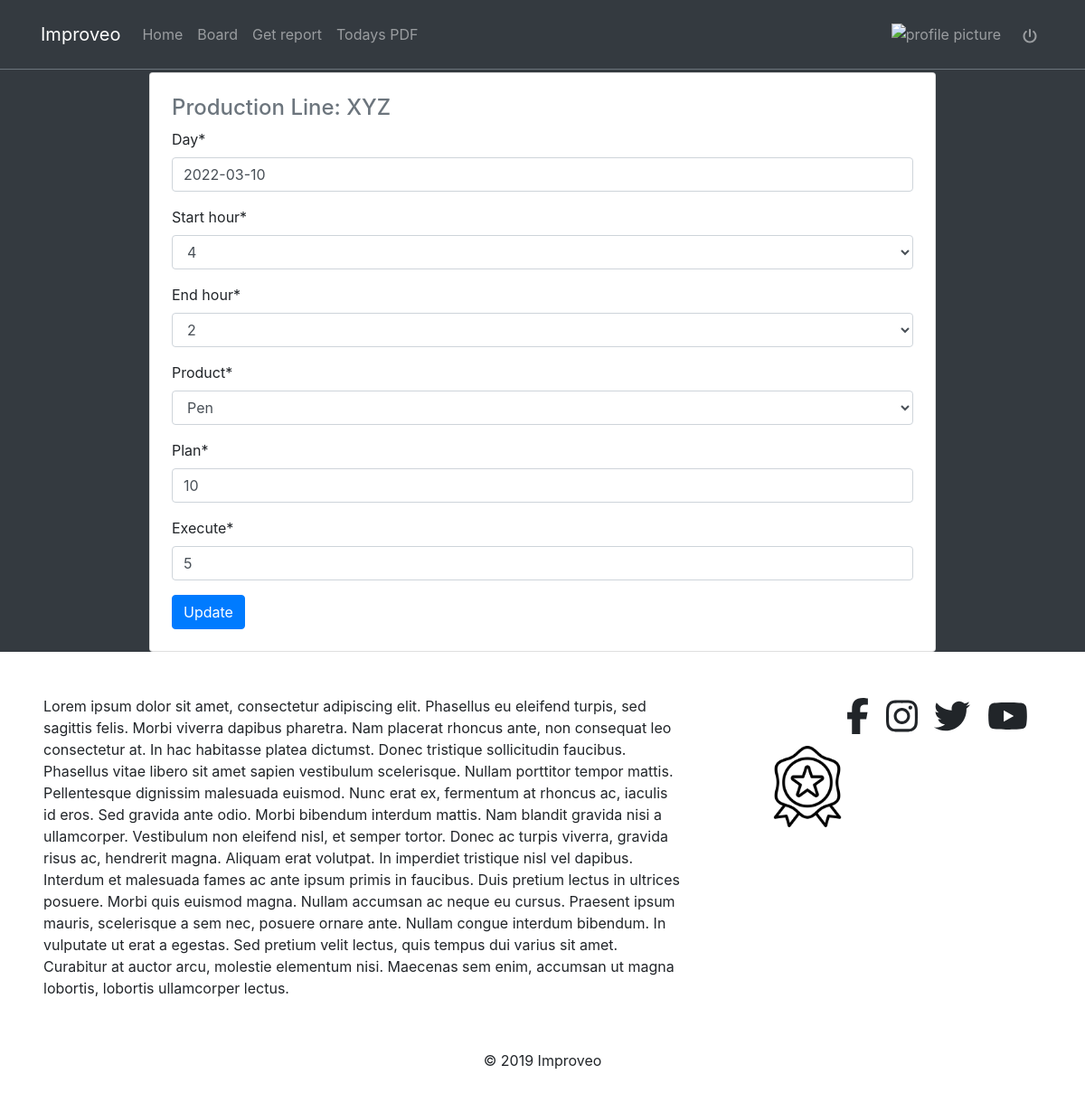
/reports/1/14/update/ (signed in), run on an earlier commit of the app's database.
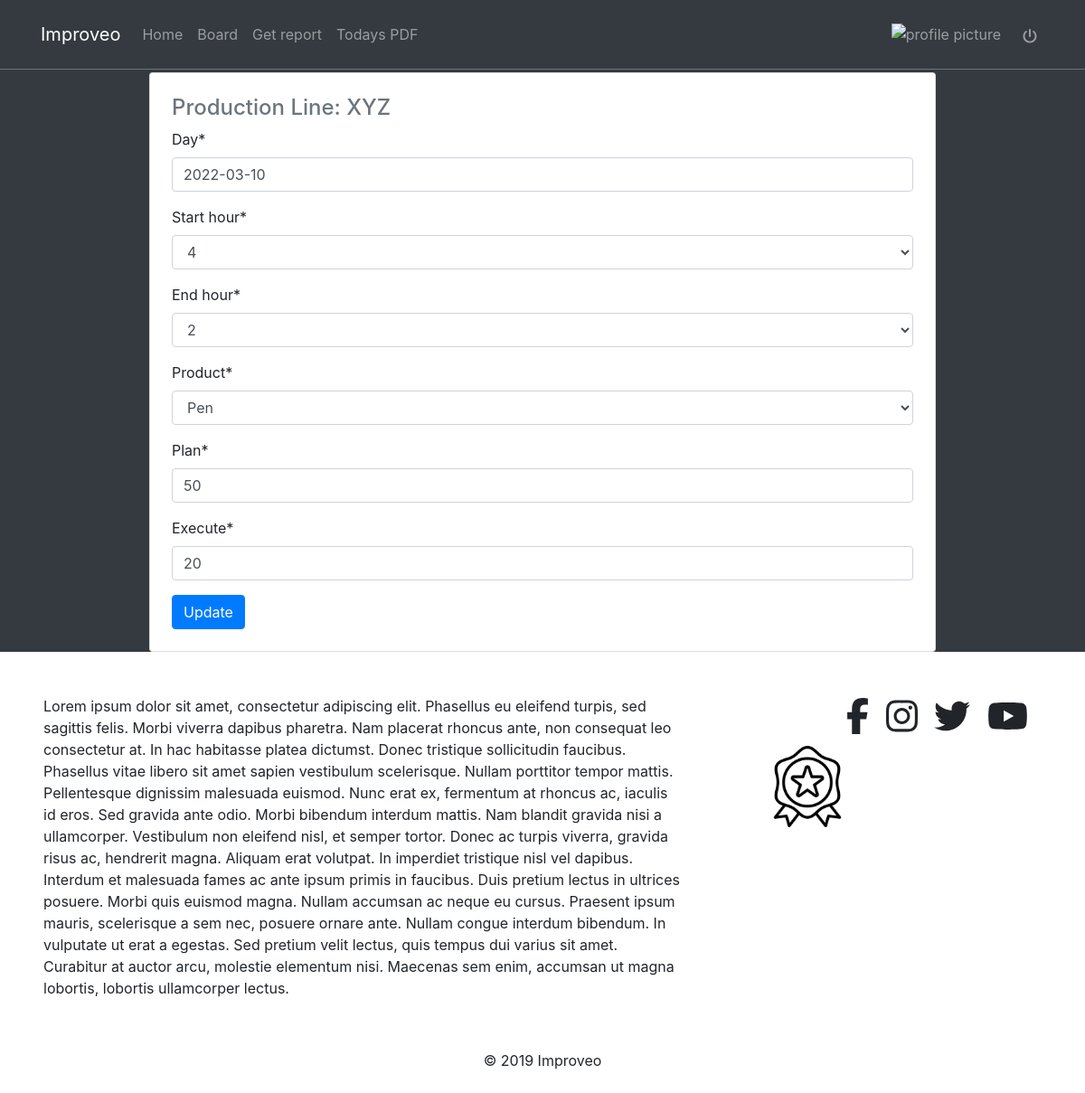
And on a later commit of the database.
### reports/models.py (models this page shows, shortened)
class Report(models.Model):
    day = models.DateField(default=timezone.now)
    start_hour = models.CharField(max_length=2,choices=hours)#yeni bu isi bu saat araliginda gormlelisen kimi
    end_hour = models.CharField(max_length=2,choices=hours)#
    user = models.ForeignKey(User,on_delete=models.CASCADE)
    product = models.ForeignKey(Product,on_delete=models.CASCADE)
    plan = models.PositiveSmallIntegerField() #plan yeni planama yeni meselen 200 dene mal gelmelidir
    execute = models.PositiveBigIntegerField() #execute etmek yeni icra etmek reportu,execute ise meselen 200 mal gelmelidir amma biz 180 getirmirik hazir elemisik yeni
    production_line = models.ForeignKey(ProductionLine,on_delete=models.CASCADE) #yeni harda emal olundugunu gosteren yer
    updated = models.DateTimeField(auto_now=True)
    created = models.DateTimeField(auto_now_add=True)
    objects = ReportManager()
    class Meta:
        ordering = ['-created']

### areas/models.py (models this page shows)
class ProductionLine(models.Model):#yeni burani firma adi kimide dusunmek olar
    name = models.CharField(max_length=120)
    team_leader = models.ForeignKey(Profile,on_delete=models.CASCADE)
    products = models.ManyToManyField(Product)
    def __str__(self):
        return str(self.name)

### reports/views.py (the view, shortened to what this page needs)
# urls.py: path('reports/<str:production_line>/<pk>/update/',ReportUpdatView.as_view(),name='reportUpdatView'),
class ReportUpdatView(LoginRequiredMixin,UpdateView):
    model = Report
    form_class = ReportForm
    context_object_name = 'updateReport'
    template_name = 'reports/update.html'

### reports/forms.py
class ReportForm(forms.ModelForm):#modelForm yazilmasindaki sebeb databasedi table cekib bura getireciyik
    class Meta:
        model = Report
        exclude = ['user','production_line']
    def __init__(self,*args,**kwargs):
        production_line = kwargs.pop('production_line',None)
        super().__init__(*args,**kwargs)
        if production_line is not None:
            line = get_object_or_404(ProductionLine,name=production_line)
            self.fields['product'].queryset = line.products.all()

### products/models.py (called while the page is built)
    def __str__(self):
        return str(self.name)

### reports/models.py (called while the page is built)
    def get_queryset(self):
        return ReportQueryset(self.model,using=self._db)

### reports/templates/reports/update.html (shortened to what this page needs)
{% extends "base.html" %}
{% load static %}
{% load crispy_forms_tags %}
{% block content %}
    <div class="col-9 mx-auto">
        <div class="card p-4">
            <div class="text-muted mb-2 h4">
                Production Line: {{updateReport.production_line}}
            </div>
            <form action="" method="POST">
                {{form|crispy}}
                <button type="submit" class="btn btn-primary">Update</button>
            </form>
        </div>
    </div>
{% endblock content %}

### templates/base.html (shortened to what this page needs)
{% load static %}
<!doctype html>
<html lang="en">
<head>
    <link rel="stylesheet" type="text/css" href="{% static 'css/style.css' %}">
    <link rel="stylesheet" href="https://use.fontawesome.com/releases/v5.6.1/css/all.css"
>
    <link rel="stylesheet" href="//maxcdn.bootstrapcdn.com/bootstrap/4.0.0/css/bootstrap.min.css" rel="stylesheet" id="bootstrap-css">
</head>
<body>
    {% include 'navbar.html' %}
    <section class="bg-dark" style="min-height:85vh">
        <div class="pt-big">
            {% block content %}
            {% endblock content %}
        </div>
    </section>
    {% include 'footer.html' %}
</body>
</html>

### templates/navbar.html (shortened to what this page needs)
{% load static %}
<nav class="navbar navbar-icon-top navbar-expand-lg navbar-dark bg-dark border-bottom border-secondary font-q fixed-top py-3">
    <div class="container">
        <a class="navbar-brand" href="{% url 'pform:homeView' %}">Improveo</a>
        <div class="collapse navbar-collapse" id="navbarSupportedContent">
            <ul class="navbar-nav mr-auto">
                <li class="nav-item">
                    <a class="nav-link" href="{% url 'pform:homeView' %}">Home</a>
                </li>
                <li class="nav-item">
                    <a class="nav-link" href="">Board</a>
                </li>
                <li class="nav-item">
                    <a class="nav-link" href="{% url 'pform:selectView' %}">Get report</a>
                </li>
                <li class="nav-item">
                    <a class="nav-link" href="{% url 'pform:mainReportSummary' %}">Todays PDF</a>
                </li>
            </ul>
            <ul class="navbar-nav">
                {% if request.user.is_authenticated %}
                    <li class="nav-item">
                        <a href="" class="nav-link">
                            <img src="" class="img-avatar" alt="profile picture">
                        </a>
                    </li>
                    <li class="nav-item">
                        <a class="nav-link" href="">
                            <i class="fas fa-power-off mt-2"></i>
                        </a>
                    </li>
                {% else %}
                  <li class="nav-item">
                        <a class="nav-link" href="">
                            <i class="fa fa-sign-in-alt"></i>
                        </a>
                    </li>
                {% endif %}
            </ul>
        </div>
    </div>
</nav>

### templates/footer.html
{% load static %}
<footer>
    <div class="col-12">
        <div class="row">
            <div class="col-8 p-5">
                Lorem ipsum dolor sit amet, consectetur adipiscing elit. Phasellus eu eleifend turpis, sed sagittis
                felis. Morbi viverra dapibus pharetra. Nam placerat rhoncus ante, non consequat leo consectetur at. In
                hac habitasse platea dictumst. Donec tristique sollicitudin faucibus. Phasellus vitae libero sit amet
                sapien vestibulum scelerisque. Nullam porttitor tempor mattis. Pellentesque dignissim malesuada euismod.
                Nunc erat ex, fermentum at rhoncus ac, iaculis id eros. Sed gravida ante odio. Morbi bibendum interdum
                mattis. Nam blandit gravida nisi a ullamcorper. Vestibulum non eleifend nisl, et semper tortor. Donec ac
                turpis viverra, gravida risus ac, hendrerit magna. Aliquam erat volutpat.
                In imperdiet tristique nisl vel dapibus. Interdum et malesuada fames ac ante ipsum primis in faucibus.
                Duis pretium lectus in ultrices posuere. Morbi quis euismod magna. Nullam accumsan ac neque eu cursus.
                Praesent ipsum mauris, scelerisque a sem nec, posuere ornare ante. Nullam congue interdum bibendum. In
                vulputate ut erat a egestas. Sed pretium velit lectus, quis tempus dui varius sit amet. Curabitur at
                auctor arcu, molestie elementum nisi. Maecenas sem enim, accumsan ut magna lobortis, lobortis
                ullamcorper lectus.
            </div>
            <div class="col-4 p-5">
                <div class="container h1 text-right">
                    <i class="fab fa-facebook-f ml-2"></i>
                    <i class="fab fa-instagram ml-2"></i>
                    <i class="fab fa-twitter ml-2"></i>
                    <i class="fab fa-youtube ml-2"></i>
                </div>
                <div>
                    <img src="{% static 'award.png' %}" height=90 width='auto'>
                </div>
            </div>
        </div>
    </div>
    <div class="col-12 bg-white text-center p-2">
        <p>&copy; 2019 Improveo<p>
    </div>
</footer>

### static_proj/css/style.css (style rules this page uses)
.pt-big { padding-top: 80px; }

What changed in the data, as far as the page shows it:
changed Report "Pen": plan "10" → "50"; execute "5" → "20"
